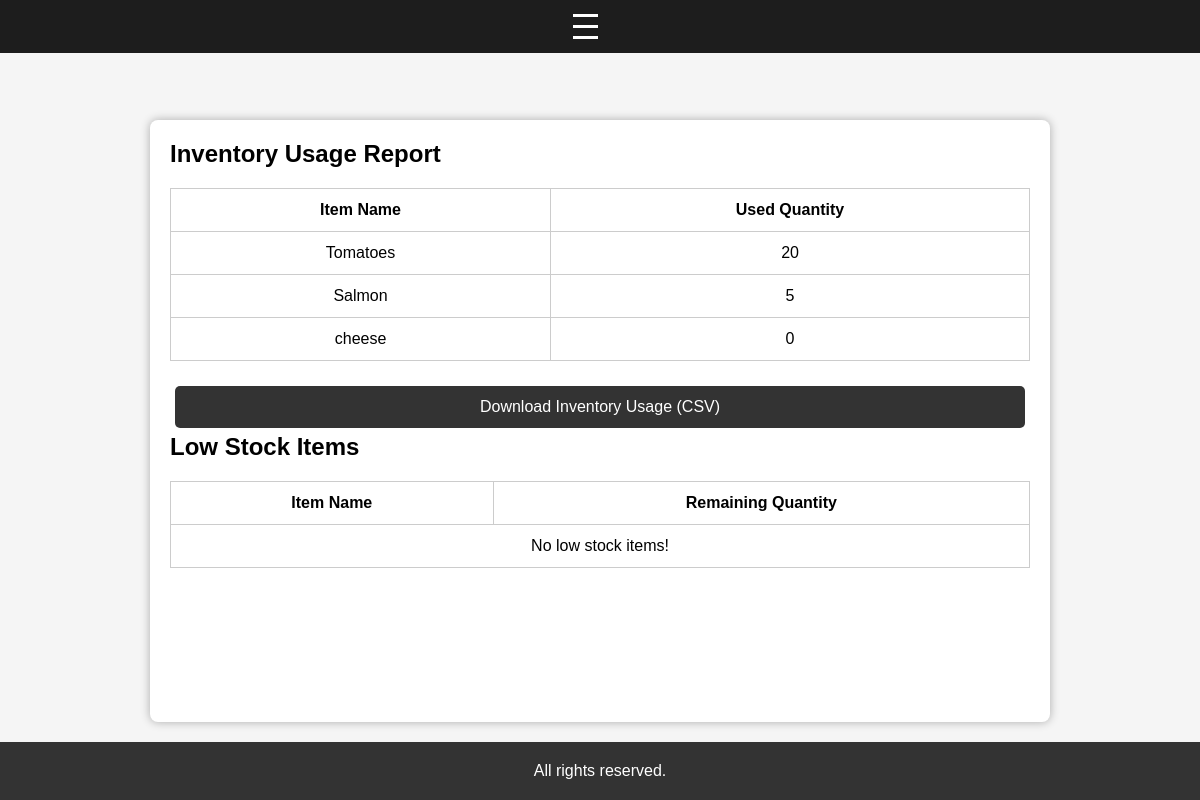
Screenshot of /reports (signed in) with the database file from the repository.
### app/models.py (models this page shows)
class Inventory(db.Model):
    id = db.Column(db.Integer, primary_key=True)
    item_name = db.Column(db.String(255), nullable=False)
    quantity = db.Column(db.Integer, nullable=False)
    used_quantity = db.Column(db.Integer, nullable=False, default=0)
    supplier_id = db.Column(db.Integer, db.ForeignKey('supplier.id', ondelete="RESTRICT"), nullable=False)

### app/routes/manager_routes.py (the view)
@manager_bp.route('/reports')
def manager_reports():
    inventory_usage = InventoryLogic.get_all_inventory_items()
    low_stock_items = InventoryLogic.get_low_stock_items(threshold=5)
    return render_template('reports.html', inventory_usage=inventory_usage, low_stock_items=low_stock_items)

### app/logic/Inventory.py (called while the page is built)
    @staticmethod
    def get_all_inventory_items():
        return BaseCRUD.get_all(Inventory)

    @staticmethod
    def get_low_stock_items(threshold=5):
        return Inventory.query.filter(Inventory.quantity < threshold).all()

### app/logic/base_crud.py (called while the page is built)
    @staticmethod
    def get_all(model):
        return model.query.all() # return all table content

### templates/Reports.html (shortened to what this page needs)
<!DOCTYPE html>
<html lang="en">
<head>
    <link rel="stylesheet" href="{{ url_for('static', filename='css/base.css') }}">
</head>
<body>
    {% include 'partials/nav.html' %}
    <section>
        <h2>Inventory Usage Report</h2>
        <table>
            <tr>
                <th>Item Name</th>
                <th>Used Quantity</th>
            </tr>
            {% for item in inventory_usage %}
            <tr>
                <td>{{ item.item_name }}</td>
                <td>{{ item.used_quantity }}</td>
            </tr>
            {% endfor %}
        </table>
        {% if inventory_usage %}
        <form action="{{ url_for('manager.download_inventory_usage_csv') }}" method="get">
            <button type="submit">Download Inventory Usage (CSV)</button>
        </form>
        {% endif %}
        <h2>Low Stock Items</h2>
        <table>
            <tr>
                <th>Item Name</th>
                <th>Remaining Quantity</th>
            </tr>
            {% for item in low_stock_items %}
            <tr>
                <td>{{ item.item_name }}</td>
                <td>{{ item.quantity }}</td>
            </tr>
            {% else %}
            <tr><td colspan="2">No low stock items!</td></tr>
            {% endfor %}
        </table>
    </section>
    <footer>
        <p>All rights reserved.</p>
    </footer>
</body>
</html>

### static/css/base.css (style rules this page uses)
* { box-sizing: border-box; margin: 0; padding: 0; }
html, body { height: 100%; display: flex; flex-direction: column; font-family: Arial, sans-serif; background-color: #f5f5f5; }
button { margin:5px; }
.container, section { flex: 1; max-width: 900px; width: 100%; margin: 120px auto 20px; padding: 20px; background-color: white; border-radius: 8px; box-shadow: 0 0 10px rgba(0,0,0,0.3); }
form { display: flex; flex-direction: column; gap: 15px; margin-top: 20px; }
form button { display: block; padding: 12px; background-color: #333; color: white; border: none; border-radius: 5px; font-size: 16px; cursor: pointer; }
table { width: 100%; border-collapse: collapse; margin-top: 20px; }
table th, table td { padding: 12px; border: 1px solid #ccc; text-align: center; }
footer { text-align: center; padding: 20px; background-color: #333; color: white; margin-top: auto; }

### rows the page displays
Inventory: item_name "Tomatoes", used_quantity "20"
Inventory: item_name "Salmon", used_quantity "5"
Inventory: item_name "cheese", used_quantity "0"
